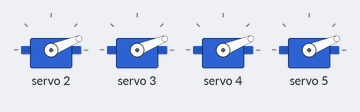
This sketch was run on a simulated ESP32. Parts: 4 × servo. What the sketch prints to the serial monitor is not drawn.

Above: at 0.55 s.
At 1.05 s:
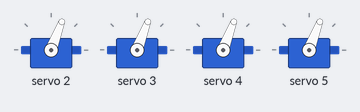
At 1.6 s:
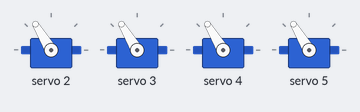
At 2.65 s:
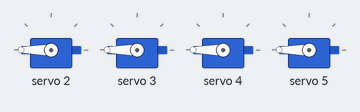
At 3.7 s:
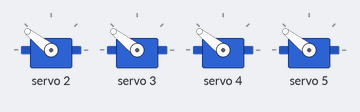
At 4.8 s:
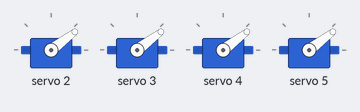
Timing chart, 0 to 6.3 s (numbered marks = the images above):
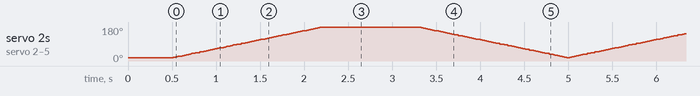

The sketch:

test.ino
```cpp
// Bench PCA9685 sweep — same I2C/ticks as sub_rc.ino (0x40, SDA=8, SCL=9, 150..600).
// Production sub_rc drives fin servos on PCA headers 2–5.

#include <Wire.h>
#include <Adafruit_PWMServoDriver.h>

#define I2C_SDA 8
#define I2C_SCL 9
#define PCA9685_ADDR 0x40

#define SERVO_MIN 150
#define SERVO_MAX 600

Adafruit_PWMServoDriver pwm = Adafruit_PWMServoDriver(PCA9685_ADDR);

static uint16_t pulseFromAngle(int angleDeg) {
  if (angleDeg < 0) angleDeg = 0;
  if (angleDeg > 180) angleDeg = 180;
  return (uint16_t)map(angleDeg, 0, 180, SERVO_MIN, SERVO_MAX);
}

void setup() {
  Serial.begin(115200);
  Wire.begin(I2C_SDA, I2C_SCL);
  pwm.begin();
  pwm.setPWMFreq(50);
  delay(500);
  Serial.println("Fin sweep @0x40 SDA=8 SCL=9 — PCA channels 2-5");
}

void loop() {
  for (int angle = 0; angle <= 180; angle++) {
    uint16_t pulse = pulseFromAngle(angle);
    for (int ch = 2; ch <= 5; ch++) {
      pwm.setPWM(ch, 0, pulse);
    }
    delay(10);
  }
  for (int angle = 180; angle >= 0; angle--) {
    uint16_t pulse = pulseFromAngle(angle);
    for (int ch = 2; ch <= 5; ch++) {
      pwm.setPWM(ch, 0, pulse);
    }
    delay(10);
  }
}
```
